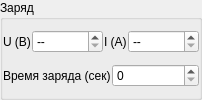
          <widget class="QGroupBox" name="gbCharge">
           <property name="sizePolicy">
            <sizepolicy hsizetype="Maximum" vsizetype="Maximum">
             <horstretch>0</horstretch>
             <verstretch>0</verstretch>
            </sizepolicy>
           </property>
           <property name="title">
            <string>Заряд</string>
           </property>
           <layout class="QVBoxLayout" name="verticalLayout_2">
            <property name="spacing">
             <number>1</number>
            </property>
            <property name="leftMargin">
             <number>0</number>
            </property>
            <property name="topMargin">
             <number>0</number>
            </property>
            <property name="rightMargin">
             <number>0</number>
            </property>
            <property name="bottomMargin">
             <number>0</number>
            </property>
            <item>
             <layout class="QHBoxLayout" name="horizontalLayout_10">
              <property name="spacing">
               <number>1</number>
              </property>
              <item>
               <widget class="QLabel" name="label_11">
                <property name="sizePolicy">
                 <sizepolicy hsizetype="Maximum" vsizetype="Preferred">
                  <horstretch>0</horstretch>
                  <verstretch>0</verstretch>
                 </sizepolicy>
                </property>
                <property name="text">
                 <string>U (В)</string>
                </property>
               </widget>
              </item>
              <item>
               <widget class="QDoubleSpinBox" name="edChargeVoltage">
                <property name="sizePolicy">
                 <sizepolicy hsizetype="Preferred" vsizetype="Maximum">
                  <horstretch>0</horstretch>
                  <verstretch>0</verstretch>
                 </sizepolicy>
                </property>
                <property name="specialValueText">
                 <string>--</string>
                </property>
                <property name="suffix">
                 <string/>
                </property>
                <property name="decimals">
                 <number>2</number>
                </property>
                <property name="maximum">
                 <double>9999.989999999999782</double>
                </property>
                <property name="singleStep">
                 <double>0.100000000000000</double>
                </property>
               </widget>
              </item>
              <item>
               <widget class="QLabel" name="label_10">
                <property name="sizePolicy">
                 <sizepolicy hsizetype="Maximum" vsizetype="Preferred">
                  <horstretch>0</horstretch>
                  <verstretch>0</verstretch>
                 </sizepolicy>
                </property>
                <property name="text">
                 <string>I (А)</string>
                </property>
               </widget>
              </item>
              <item>
               <widget class="QDoubleSpinBox" name="edChargeCurrent">
                <property name="sizePolicy">
                 <sizepolicy hsizetype="Preferred" vsizetype="Maximum">
                  <horstretch>0</horstretch>
                  <verstretch>0</verstretch>
                 </sizepolicy>
                </property>
                <property name="specialValueText">
                 <string>--</string>
                </property>
                <property name="suffix">
                 <string/>
                </property>
                <property name="decimals">
                 <number>2</number>
                </property>
                <property name="maximum">
                 <double>9999.989999999999782</double>
                </property>
                <property name="singleStep">
                 <double>0.100000000000000</double>
                </property>
               </widget>
              </item>
             </layout>
            </item>
            <item>
             <layout class="QHBoxLayout" name="horizontalLayout_13">
              <property name="spacing">
               <number>1</number>
              </property>
              <item>
               <widget class="QLabel" name="labelChargeTime">
                <property name="text">
                 <string>Время заряда (сек)</string>
                </property>
               </widget>
              </item>
              <item>
               <widget class="QSpinBox" name="sbChargeTime">
                <property name="sizePolicy">
                 <sizepolicy hsizetype="Preferred" vsizetype="Maximum">
                  <horstretch>0</horstretch>
                  <verstretch>0</verstretch>
                 </sizepolicy>
                </property>
                <property name="suffix">
                 <string/>
                </property>
                <property name="prefix">
                 <string/>
                </property>
                <property name="maximum">
                 <number>250</number>
                </property>
               </widget>
              </item>
             </layout>
            </item>
           </layout>
          </widget>
